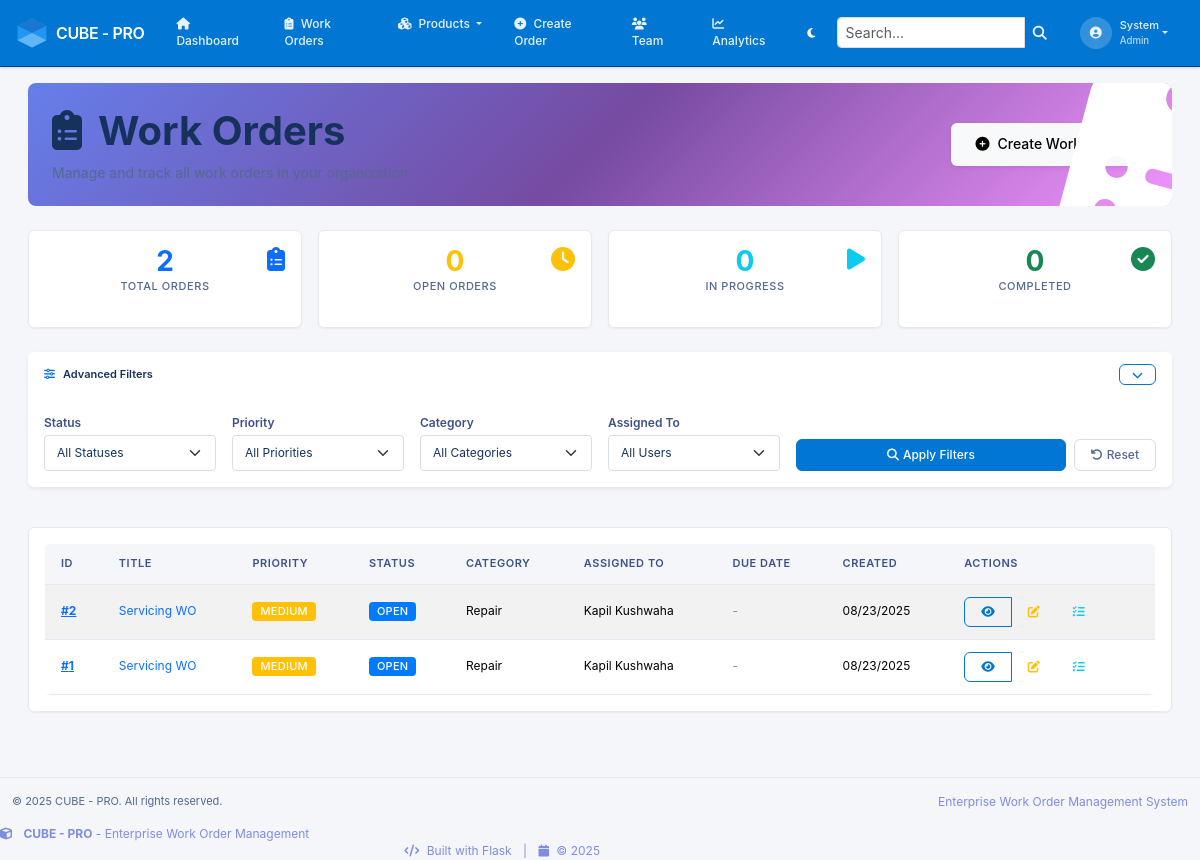
Before: /workorders/list (signed in) with the older database file.
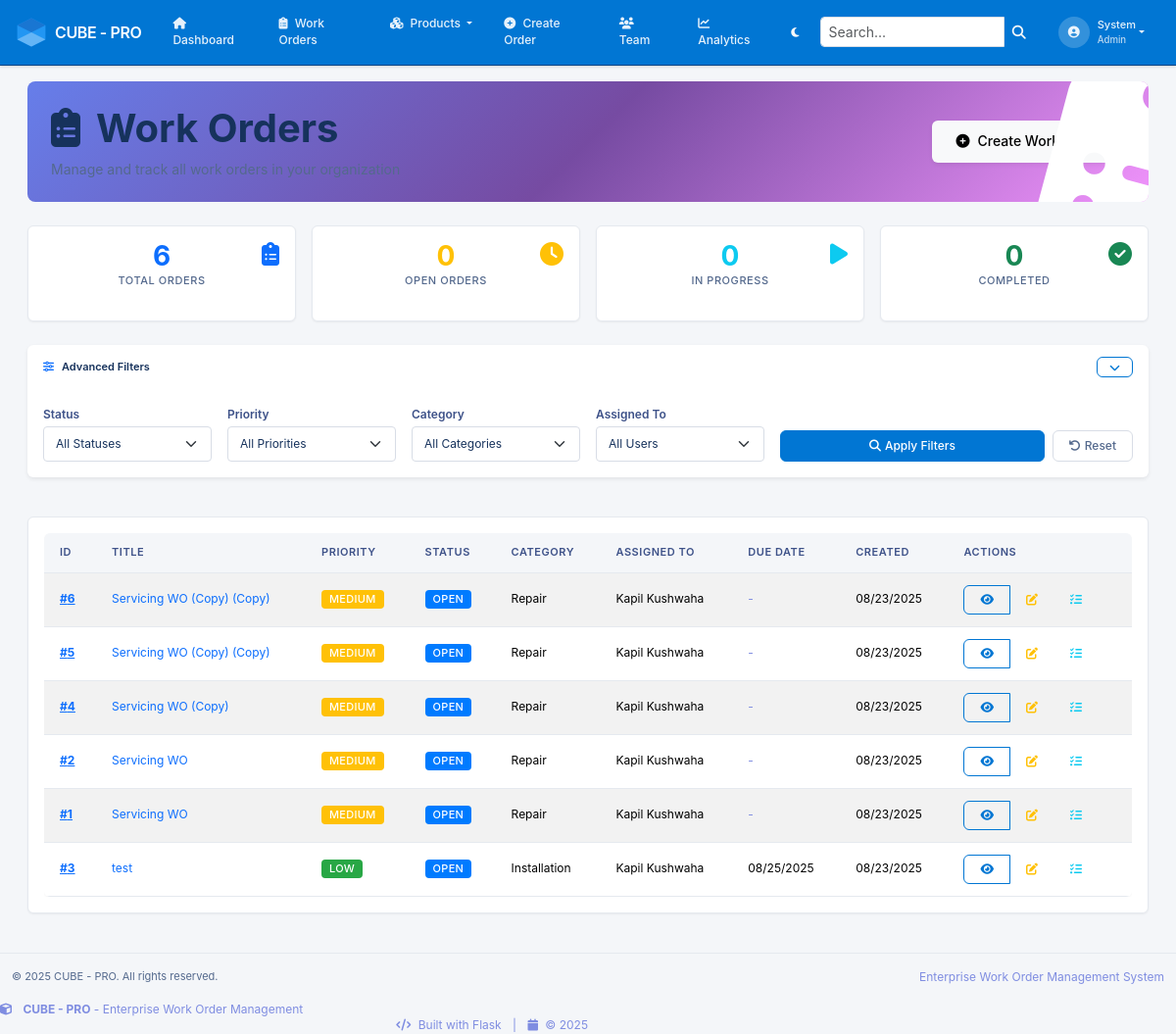
After: the same page with the newer database file.
### app/models.py (models this page shows, shortened)
class WorkOrder(db.Model):
    __tablename__ = 'workorders'
    id = db.Column(db.Integer, primary_key=True)
    title = db.Column(db.String(200), nullable=False)
    description = db.Column(db.Text, nullable=False)
    address = db.Column(db.String(200))
    product_name = db.Column(db.String(200))
    owner_name = db.Column(db.String(200))
    estimated_hours = db.Column(db.Float)
    actual_hours = db.Column(db.Float, default=0.0)
    cost_estimate = db.Column(db.Numeric(10, 2))
    actual_cost = db.Column(db.Numeric(10, 2), default=0.0)
    due_date = db.Column(db.DateTime)
    completed_date = db.Column(db.DateTime)
    notes = db.Column(db.Text)
    created_at = db.Column(db.DateTime, default=lambda: datetime.now(timezone.utc))
    updated_at = db.Column(db.DateTime, default=lambda: datetime.now(timezone.utc),
                          onupdate=lambda: datetime.now(timezone.utc))
    created_by_id = db.Column(db.Integer, db.ForeignKey('users.id'), nullable=False)
    assigned_to_id = db.Column(db.Integer, db.ForeignKey('users.id'))
    priority_id = db.Column(db.Integer, db.ForeignKey('priorities.id'), nullable=False)
    status_id = db.Column(db.Integer, db.ForeignKey('statuses.id'), nullable=False)
    category_id = db.Column(db.Integer, db.ForeignKey('categories.id'))
    activities = db.relationship('WorkOrderActivity', backref='workorder',
                               lazy='dynamic', cascade='all, delete-orphan')
    @property
    def is_overdue(self):
        if self.due_date and not self.status.is_closed:
            return datetime.now(timezone.utc) > self.due_date.replace(tzinfo=timezone.utc)
        return False

class Priority(db.Model):
    __tablename__ = 'priorities'
    id = db.Column(db.Integer, primary_key=True)
    name = db.Column(db.String(32), unique=True, nullable=False)
    level = db.Column(db.Integer, nullable=False)  # 1=Low, 2=Medium, 3=High, 4=Critical
    color = db.Column(db.String(7), default='#6c757d')  # Hex color code
    workorders = db.relationship('WorkOrder', backref='priority', lazy='dynamic')

class Status(db.Model):
    __tablename__ = 'statuses'
    id = db.Column(db.Integer, primary_key=True)
    name = db.Column(db.String(32), unique=True, nullable=False)
    description = db.Column(db.String(255))
    is_closed = db.Column(db.Boolean, default=False)
    color = db.Column(db.String(7), default='#6c757d')
    workorders = db.relationship('WorkOrder', backref='status', lazy='dynamic')

class Category(db.Model):
    __tablename__ = 'categories'
    id = db.Column(db.Integer, primary_key=True)
    name = db.Column(db.String(64), unique=True, nullable=False)
    description = db.Column(db.Text)
    workorders = db.relationship('WorkOrder', backref='category', lazy='dynamic')

class User(UserMixin, db.Model):
    __tablename__ = 'users'
    id = db.Column(db.Integer, primary_key=True)
    username = db.Column(db.String(64), unique=True, nullable=False, index=True)
    email = db.Column(db.String(120), unique=True, nullable=False, index=True)
    password_hash = db.Column(db.String(255), nullable=False)
    first_name = db.Column(db.String(64), nullable=False)
    last_name = db.Column(db.String(64), nullable=False)
    phone = db.Column(db.String(20))
    is_active = db.Column(db.Boolean, default=True)
    created_at = db.Column(db.DateTime, default=lambda: datetime.now(timezone.utc))
    last_login = db.Column(db.DateTime)
    role_id = db.Column(db.Integer, db.ForeignKey('roles.id'))
    created_workorders = db.relationship('WorkOrder', foreign_keys='WorkOrder.created_by_id',
                                       backref='creator', lazy='dynamic')
    assigned_workorders = db.relationship('WorkOrder', foreign_keys='WorkOrder.assigned_to_id',
                                        backref='assignee', lazy='dynamic')
    activities = db.relationship('WorkOrderActivity', backref='user', lazy='dynamic')
    @property
    def full_name(self):
        return f"{self.first_name} {self.last_name}"
    def has_role(self, role_name):
        return self.role and self.role.name == role_name
    def can_edit_workorder(self, workorder):
        if self.has_role('admin'):
            return True
        if self.has_role('manager'):
            return True
        if workorder.assigned_to_id == self.id:
            return True
        return False

### app/workorders/routes.py (the view)
@bp.route('/')
@bp.route('/list')
@login_required
def list_workorders():
    page = request.args.get('page', 1, type=int)
    per_page = 20
    filter_form = WorkOrderFilterForm()
    filter_form.status_id.choices = [(0, 'All Statuses')] + [(s.id, s.name) for s in Status.query.all()]
    filter_form.priority_id.choices = [(0, 'All Priorities')] + [(p.id, p.name) for p in Priority.query.all()]
    filter_form.category_id.choices = [(0, 'All Categories')] + [(c.id, c.name) for c in Category.query.all()]
    if current_user.has_role('admin') or current_user.has_role('manager'):
        filter_form.assigned_to_id.choices = [(0, 'All Users')] + [
            (u.id, u.full_name) for u in User.query.filter_by(is_active=True).all()
        ]
    else:
        filter_form.assigned_to_id.choices = [(0, 'All'), (current_user.id, 'My Work Orders')]
    query = WorkOrder.query
    if not (current_user.has_role('admin') or current_user.has_role('manager')):
        query = query.filter_by(assigned_to_id=current_user.id)
    if request.args.get('status_id') and int(request.args.get('status_id')) > 0:
        query = query.filter_by(status_id=int(request.args.get('status_id')))
        filter_form.status_id.data = int(request.args.get('status_id'))
    if request.args.get('priority_id') and int(request.args.get('priority_id')) > 0:
        query = query.filter_by(priority_id=int(request.args.get('priority_id')))
        filter_form.priority_id.data = int(request.args.get('priority_id'))
    if request.args.get('category_id') and int(request.args.get('category_id')) > 0:
        query = query.filter_by(category_id=int(request.args.get('category_id')))
        filter_form.category_id.data = int(request.args.get('category_id'))
    if request.args.get('assigned_to_id') and int(request.args.get('assigned_to_id')) > 0:
        query = query.filter_by(assigned_to_id=int(request.args.get('assigned_to_id')))
        filter_form.assigned_to_id.data = int(request.args.get('assigned_to_id'))
    query = query.join(Priority).order_by(desc(Priority.level), desc(WorkOrder.created_at))
    workorders = query.paginate(
        page=page, per_page=per_page, error_out=False
    )
    return render_template('workorders/list.html',
                         title='Work Orders',
                         workorders=workorders,
                         filter_form=filter_form)

### app/workorders/forms.py
class WorkOrderFilterForm(FlaskForm):
    status_id = SelectField('Status', coerce=int, validators=[Optional()])
    priority_id = SelectField('Priority', coerce=int, validators=[Optional()])
    category_id = SelectField('Category', coerce=int, validators=[Optional()])
    assigned_to_id = SelectField('Assigned To', coerce=int, validators=[Optional()])
    date_from = DateField('From Date', validators=[Optional()], widget=DateInput())
    date_to = DateField('To Date', validators=[Optional()], widget=DateInput())
    submit = SubmitField('Apply Filters')

### app/__init__.py (called while the page is built)
@login_manager.user_loader
def load_user(user_id):
    from app.models import User
    return User.query.get(int(user_id))

### app/templates/workorders/list.html (shortened to what the changed rows need)
{% extends "base.html" %}
{% block content %}
<div class="row mb-4">
    <div class="col-12">
        <div class="page-header p-4 rounded-3 position-relative overflow-hidden" style="background: linear-gradient(135deg, #667eea 0%, #764ba2 50%, #f093fb 100%); color: white;">
            <div class="position-relative z-index-2">
                <div class="d-flex justify-content-between align-items-center">
                    <div>
                        <h1 class="display-6 fw-bold mb-2 animate__animated animate__fadeInLeft">
                            <i class="fas fa-clipboard-list me-3"></i>Work Orders
                        </h1>
                    </div>
                </div>
            </div>
        </div>
    </div>
</div>
<div class="row mb-4 g-3">
    <div class="col-lg-3 col-sm-6">
        <div class="stat-card card h-100">
            <div class="card-body text-center">
                <i class="fas fa-clipboard-list stat-icon text-primary"></i>
                <div class="stat-number text-primary">{{ workorders.total }}</div>
                <div class="stat-label">Total Orders</div>
            </div>
        </div>
    </div>
</div>
<div class="row">
    <div class="col-12">
        <div class="card">
            <div class="card-body">
                {% if workorders.items %}
                <div class="table-responsive">
                    <table class="table table-striped table-hover">
                        <thead class="table-dark">
                            <tr>
                                <th>ID</th>
                                <th>Title</th>
                                <th>Priority</th>
                                <th>Status</th>
                                <th>Category</th>
                                <th>Assigned To</th>
                                <th>Due Date</th>
                                <th>Created</th>
                                <th>Actions</th>
                            </tr>
                        </thead>
                        <tbody>
                            {% for wo in workorders.items %}
                            <tr class="{% if wo.is_overdue %}table-danger{% endif %}">
                                <td>
                                    <a href="{{ url_for('workorders.view_workorder', id=wo.id) }}" class="fw-bold">
                                        #{{ wo.id }}
                                    </a>
                                </td>
                                <td>
                                    <a href="{{ url_for('workorders.view_workorder', id=wo.id) }}" class="text-decoration-none">
                                        {{ wo.title[:50] }}{% if wo.title|length > 50 %}...{% endif %}
                                    </a>
                                </td>
                                <td>
                                    <span class="badge" style="background-color: {{ wo.priority.color }};">
                                        {{ wo.priority.name }}
                                    </span>
                                </td>
                                <td>
                                    <span class="badge" style="background-color: {{ wo.status.color }};">
                                        {{ wo.status.name }}
                                    </span>
                                </td>
                                <td>
                                    {% if wo.category %}
                                        {{ wo.category.name }}
                                    {% else %}
                                        <span class="text-muted">-</span>
                                    {% endif %}
                                </td>
                                <td>
                                    {% if wo.assignee %}
                                        {{ wo.assignee.full_name }}
                                    {% else %}
                                        <span class="text-muted">Unassigned</span>
                                    {% endif %}
                                </td>
                                <td>
                                    {% if wo.due_date %}
                                        {% if wo.is_overdue %}
                                            <span class="text-danger">
                                                <i class="fas fa-exclamation-triangle"></i>
                                                {{ wo.due_date.strftime('%m/%d/%Y') }}
                                            </span>
                                        {% else %}
                                            {{ wo.due_date.strftime('%m/%d/%Y') }}
                                        {% endif %}
                                    {% else %}
                                        <span class="text-muted">-</span>
                                    {% endif %}
                                </td>
                                <td>{{ wo.created_at.strftime('%m/%d/%Y') }}</td>
                                <td>
                                    <div class="btn-group btn-group-sm">
                                        <a href="{{ url_for('workorders.view_workorder', id=wo.id) }}"
                                           class="btn btn-outline-primary" title="View">
                                            <i class="fas fa-eye"></i>
                                        </a>
                                        {% if current_user.can_edit_workorder(wo) %}
                                        <a href="{{ url_for('workorders.edit_workorder', id=wo.id) }}"
                                           class="btn btn-outline-warning" title="Edit">
                                            <i class="fas fa-edit"></i>
                                        </a>
                                        {% endif %}
                                        {% if wo.assigned_to_id == current_user.id or current_user.can_edit_workorder(wo) %}
                                        <a href="{{ url_for('workorders.update_workorder', id=wo.id) }}"
                                           class="btn btn-outline-info" title="Update Status">
                                            <i class="fas fa-tasks"></i>
                                        </a>
                                        {% endif %}
                                    </div>
                                </td>
                            </tr>
                            {% endfor %}
                        </tbody>
                    </table>
                </div>
                {% endif %}
            </div>
        </div>
    </div>
</div>
{% endblock %}

Changed rows visible on the page:
added WorkOrder: id "6", title "Servicing WO (Copy) (Copy)", priority.name "MEDIUM", status.name "OPEN", category.name "Repair", assignee.full_name "Kapil Kushwaha", created_at "08/23/2025"
added WorkOrder: id "5", title "Servicing WO (Copy) (Copy)", priority.name "MEDIUM", status.name "OPEN", category.name "Repair", assignee.full_name "Kapil Kushwaha", created_at "08/23/2025"
added WorkOrder: id "4", title "Servicing WO (Copy)", priority.name "MEDIUM", status.name "OPEN", category.name "Repair", assignee.full_name "Kapil Kushwaha", created_at "08/23/2025"
added WorkOrder: id "3", title "test", priority.name "LOW", status.name "OPEN", category.name "Installation", assignee.full_name "Kapil Kushwaha", due_date "08/25/2025", created_at "08/23/2025"
Other visible differences:
{{ workorders.total }}: "2" → "6"
